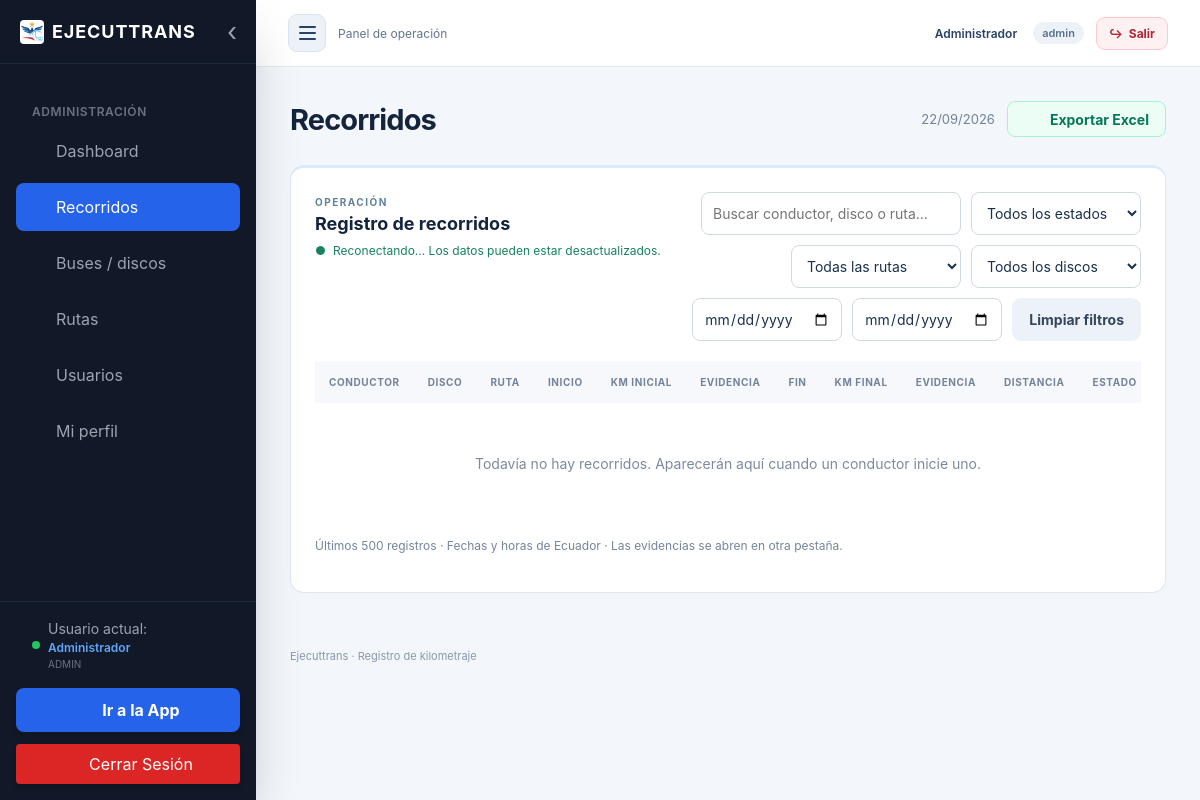
/Web/admin/recorridos.php (signed in), run on the app's committed database.
### tables this page shows
CREATE TABLE usuario (
 id INT AUTO_INCREMENT PRIMARY KEY, cedula VARCHAR(10) NOT NULL UNIQUE,
 nombres VARCHAR(100) NOT NULL, apellidos VARCHAR(100) NOT NULL,
 rol ENUM('admin','secretaria','conductor') NOT NULL,
 password_hash VARCHAR(255) NOT NULL, activo BOOLEAN NOT NULL DEFAULT 1
);

### Config/bootstrap.php (called while the page is built, shortened)
<?php
require_once __DIR__ . '/conexion.php';
function e($value): string { return htmlspecialchars((string)$value, ENT_QUOTES, 'UTF-8'); }
function usuarioActual(): ?array {
    global $conexion;
    $s = $conexion->prepare('SELECT id, cedula, nombres, apellidos, rol, activo FROM usuario WHERE id=? AND activo=1');
    $s->execute([$_SESSION['usuario_id'] ?? 0]); return $s->fetch() ?: null;
}
function exigirAcceso(array $roles, bool $api = false): array {
    $u = usuarioActual();
    return $u;
}
function csrf(): string { return $_SESSION['csrf'] ??= bin2hex(random_bytes(32)); }

### Config/vista.php (the view, shortened to what this page needs)
<?php
function iconoMenu(string $nombre): string {
    $trazos = [
        'dashboard' => '<path d="M3 3v18h18M7 14l4-4 4 3 6-8"/>',
        'recorridos' => '<circle cx="12" cy="12" r="9"/><path d="M12 7v5l3 2"/>',
        'buses' => '<rect x="5" y="3" width="14" height="16" rx="3"/><path d="M5 11h14M8 19v2m8-2v2M9 15h.01M15 15h.01"/>',
        'rutas' => '<circle cx="6" cy="5" r="2"/><circle cx="18" cy="19" r="2"/><path d="M8 5h8a4 4 0 0 1 0 8H8a3 3 0 0 0 0 6h8"/>',
        'usuarios' => '<circle cx="9" cy="7" r="3"/><path d="M3 21v-3a6 6 0 0 1 12 0v3M16 4a3 3 0 0 1 0 6m2 4a5 5 0 0 1 3 4v3"/>',
        'perfil' => '<circle cx="12" cy="7" r="4"/><path d="M4 21v-2a8 8 0 0 1 16 0v2"/>',
        'app' => '<rect x="6" y="2" width="12" height="20" rx="2"/><path d="M11 18h2"/>',
        'excel' => '<path d="M14 2H5a2 2 0 0 0-2 2v16a2 2 0 0 0 2 2h14a2 2 0 0 0 2-2V9zM14 2v7h7M7 12l5 7m0-7-5 7M16 13h2m-2 4h2"/>',
        'salir' => '<path d="M9 3H3v18h6m6-14 5 5-5 5M8 12h12"/>',
    ];
    return '<svg class="nav-icon" viewBox="0 0 24 24" fill="none" stroke="currentColor" stroke-width="2" stroke-linecap="round" stroke-linejoin="round" aria-hidden="true">'.($trazos[$nombre] ?? '').'</svg>';
}
function cabecera(string $titulo, array $u, string $modulo='', bool $mostrarSalida=true): void { ?>
<!doctype html><html lang="es"><head><script src="https://cdn.tailwindcss.com"></script><link rel="stylesheet" href="/Assets/css/app.css"><link rel="stylesheet" href="/Assets/css/layout.css"></head>
<body><div class="shell <?= $modulo==='perfil'?'profile-page':'' ?> <?= $u['rol']==='conductor' ? 'driver-shell' : 'admin-shell' ?>">
<?php if ($u['rol']!=='conductor'): ?>
<aside class="sidebar" id="sidebar" aria-label="Navegación principal">
    <div class="sidebar-head"><a class="brand" href="/Web/admin/dashboard.php"><img src="/Assets/icons/icon-192x192.png" alt=""><span>EJECUTTRANS</span></a><button type="button" class="sidebar-close" id="sidebarClose" aria-label="Ocultar menú"><span aria-hidden="true">‹</span></button></div>
    <nav aria-label="Módulos"><p class="nav-label">Administración</p>
    <?php foreach(['dashboard'=>'Dashboard','recorridos'=>'Recorridos','buses'=>'Buses / discos','rutas'=>'Rutas','usuarios'=>'Usuarios'] as $key=>$label): if($key==='usuarios' && $u['rol']!=='admin') continue; ?>
        <a class="<?= $modulo===$key?'selected':'' ?>" <?= $modulo===$key?'aria-current="page"':'' ?> href="/Web/admin/<?= $key ?>.php"><?= iconoMenu($key) ?><span><?= e($label) ?></span></a>
    <?php endforeach ?>
        <a class="<?= $modulo==='perfil'?'selected':'' ?>" <?= $modulo==='perfil'?'aria-current="page"':'' ?> href="/App/conductor/perfil.php"><?= iconoMenu('perfil') ?><span>Mi perfil</span></a>
    </nav>
    <div class="sidebar-foot">
        <div class="sidebar-user"><span class="user-status" aria-hidden="true"></span><div><p>Usuario actual:</p><strong><?= e($u['nombres']) ?></strong><small><?= e($u['rol']) ?></small></div></div>
        <?php if($u['rol']==='admin'): ?><a class="sidebar-app" href="/App/conductor/dashboard.php"><?= iconoMenu('app') ?>Ir a la App</a><?php endif ?>
        <?php if($mostrarSalida): ?><a class="sidebar-logout" href="/auth/logout.php"><?= iconoMenu('salir') ?>Cerrar Sesión</a><?php endif ?>
    </div>
</aside>
<?php endif ?>
<div class="workspace"><header class="topbar"><div class="topbar-start"><?php if($u['rol']!=='conductor'): ?><button type="button" class="sidebar-toggle" id="sidebarToggle" aria-controls="sidebar" aria-expanded="true" aria-label="Ocultar menú"><span class="hamburger-lines" aria-hidden="true"><i></i><i></i><i></i></span></button><?php endif ?><span><?= $u['rol']==='conductor'?'EJECUTTRANS · CONDUCTOR':'Panel de operación' ?></span></div><div class="user-menu"><a class="user-link" href="/App/conductor/perfil.php"><?= e($u['nombres']) ?></a><span class="badge"><?= e($u['rol']) ?></span><?php if($mostrarSalida): ?><a class="logout-link" href="/auth/logout.php"><span aria-hidden="true">↪</span> Salir</a><?php endif ?></div></header><main class="content"><div class="page-heading"><div><h1><?= e($titulo) ?></h1></div><div class="page-heading-actions"><span class="date"><?= date('d/m/Y') ?></span><button type="button" class="export-excel" id="exportarExcel" data-modulo="<?= e($modulo) ?>" data-csrf="<?= e(csrf()) ?>"><?= iconoMenu('excel') ?><span>Exportar Excel</span></button><span id="estadoExportacion" class="export-status" role="status" aria-live="polite"></span></div></div>
<?php }
function pie(): void { ?></main><footer>Ejecuttrans · Registro de kilometraje</footer></div></div></body></html><?php }

### Assets/css/app.css (style rules this page uses)
:root { font-family:Inter,ui-sans-serif,system-ui,-apple-system,sans-serif;color:#14243c;background:#f3f6fa;font-size:14px }
* { box-sizing:border-box }
body { margin:0 }
a { color:inherit;text-decoration:none }
button,input,select,textarea { font:inherit }
button,.button { cursor:pointer;border:0;border-radius:9px;padding:11px 17px;font-weight:650;background:#2563eb;color:white;display:inline-flex;justify-content:center;align-items:center;gap:8px }
.shell { display:flex;min-height:100vh }
.sidebar { background:#11233e;color:#b8c8df;width:246px;flex-shrink:0;padding:30px 20px;display:flex;flex-direction:column }
.brand { display:flex;gap:10px;align-items:center;color:#fff;font-size:14px;font-weight:800;letter-spacing:1px }
.brand img { width:40px;height:40px;object-fit:contain;background:white;border-radius:10px;padding:4px }
.nav-label { font-size:10px;letter-spacing:1.5px;margin:46px 12px 16px;color:#8299b9 }
nav a { display:block;padding:13px 16px;margin-bottom:6px;border-radius:8px }
nav .selected { color:white;background:#2563eb }
.sidebar-foot { margin-top:auto;padding-top:40px;line-height:1.8;font-size:12px }
.sidebar-foot small { color:#7890af }
.workspace { flex:1;min-width:0 }
.topbar { background:white;border-bottom:1px solid #e3e9f1;padding:14px 32px;min-height:66px;display:flex;align-items:center;justify-content:space-between;font-size:12px;color:#63758d }
.topbar>div { display:flex;align-items:center;gap:12px }
.topbar a { color:#284362;font-weight:600 }
.topbar .user-link { padding:7px 4px }
.topbar .logout-link { display:inline-flex;align-items:center;gap:6px;padding:8px 12px;border:1px solid #fecaca;border-radius:9px;background:#fff1f2;color:#b42335;font-weight:700;transition:background .18s,border-color .18s }
.content { max-width:1500px;margin:auto;padding:34px }
.page-heading { display:flex;justify-content:space-between;align-items:center;margin-bottom:28px }
h1 { font-size:29px;letter-spacing:-.9px;font-weight:750;margin:0 }
.date,.muted { color:#70829a;font-size:13px }
.badge { display:inline-flex;border-radius:20px;padding:4px 9px;background:#edf2f8;color:#56708e;font-size:11px;font-weight:600 }
footer { font-size:11px;color:#8998aa;padding:0 34px 24px }

### data on the page
usuario: nombres "Administrador", rol "ADMIN", rol "admin"

### other printed values
$label "Dashboard"
$label "Recorridos"
$label "Buses / discos"
$label "Rutas"
$label "Usuarios"
$titulo "Recorridos"
